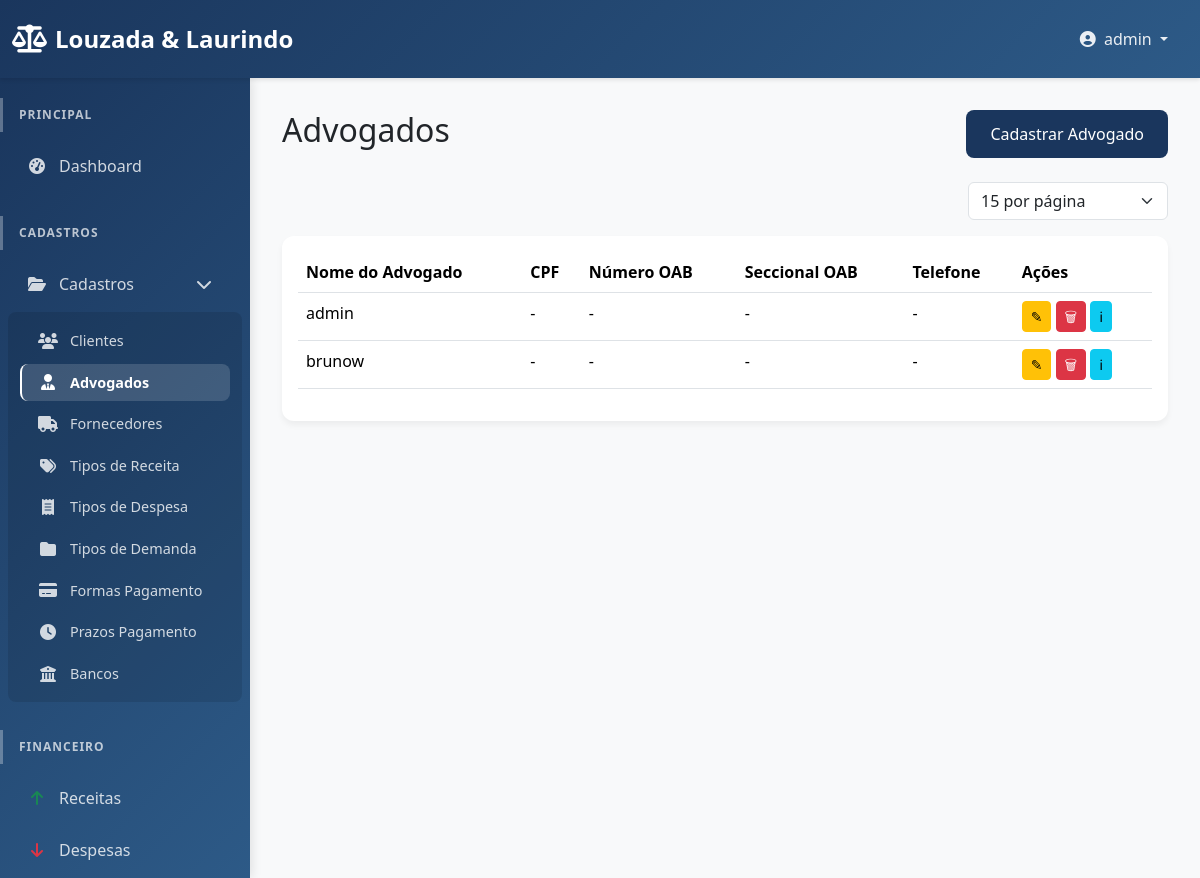
Page /dashboard/lawyers/ (signed in) on the committed database.
### users/models.py (models this page shows, shortened)
class Lawyer(AbstractUser):
    cpf = models.CharField(max_length=14, unique=True, blank=True, null=True, verbose_name="CPF")
    oab_number = models.CharField(max_length=20, blank=True, null=True, verbose_name="Número OAB")
    STATE_CHOICES = [
        ('AC', 'Acre'), ('AL', 'Alagoas'), ('AP', 'Amapá'), ('AM', 'Amazonas'),
        ('BA', 'Bahia'), ('CE', 'Ceará'), ('DF', 'Distrito Federal'), ('ES', 'Espírito Santo'),
        ('GO', 'Goiás'), ('MA', 'Maranhão'), ('MT', 'Mato Grosso'), ('MS', 'Mato Grosso do Sul'),
        ('MG', 'Minas Gerais'), ('PA', 'Pará'), ('PB', 'Paraíba'), ('PR', 'Paraná'),
        ('PE', 'Pernambuco'), ('PI', 'Piauí'), ('RJ', 'Rio de Janeiro'), ('RN', 'Rio Grande do Norte'),
        ('RS', 'Rio Grande do Sul'), ('RO', 'Rondônia'), ('RR', 'Roraima'), ('SC', 'Santa Catarina'),
        ('SP', 'São Paulo'), ('SE', 'Sergipe'), ('TO', 'Tocantins'),
    ]
    oab_section = models.CharField(max_length=2, choices=STATE_CHOICES, blank=True, null=True, verbose_name="Seccional OAB")
    phone = models.CharField(max_length=20, blank=True, null=True, verbose_name="Telefone")
    pix_key = models.CharField(max_length=255, blank=True, null=True, verbose_name="Chave PIX")
    professional_address = models.TextField(blank=True, null=True, verbose_name="Endereço Profissional")
    registration_date = models.DateField(default=timezone.now, verbose_name="Data de Cadastro")
    enable_publications = models.BooleanField(default=False, verbose_name="Publicações Ativadas")
    enable_login = models.BooleanField(default=True, verbose_name="Login Ativado")
    groups = models.ManyToManyField(
        'auth.Group',
        verbose_name='groups',
        blank=True,
        help_text='The groups this user belongs to. A user will get all permissions granted to each of their groups.',
        related_name="lawyer_set",
        related_query_name="lawyer",
    )
    user_permissions = models.ManyToManyField(
        'auth.Permission',
        verbose_name='user permissions',
        blank=True,
        help_text='Specific permissions for this user.',
        related_name="lawyer_set",
        related_query_name="lawyer",
    )

### dashboard/views.py (the view)
# urls.py: path('lawyers/', views.advogado_list, name='lawyers'),
@login_required
def advogado_list(request):
    advogados = Lawyer.objects.filter(is_active=True).order_by('username')
    page_size = request.GET.get('page_size', 15)
    try:
        page_size = int(page_size)
    except ValueError:
        page_size = 15
    paginator = Paginator(advogados, page_size)
    page_number = request.GET.get('page')
    page_obj = paginator.get_page(page_number)
    return render(request, 'dashboard/advogado_list.html', {
        'page_obj': page_obj,
        'page_size': page_size
    })

### dashboard/templates/dashboard/advogado_list.html (shortened to what this page needs)
{% extends 'base.html' %}
{% block content %}
    <div class="d-flex justify-content-between align-items-center mb-4">
        <h1 class="h2">Advogados</h1>
        <a href="{% url 'dashboard:lawyer_create' %}" class="btn btn-primary">Cadastrar Advogado</a>
    </div>
    <div class="d-flex justify-content-end mb-3">
        <select class="form-select" style="width: 200px;" onchange="window.location.href=this.value">
            <option value="?page_size=15" {% if page_size == 15 %}selected{% endif %}>15 por página</option>
        </select>
    </div>
    <div class="card">
        <div class="card-body">
            <div class="table-responsive">
                <table class="table table-hover">
                    <thead>
                        <tr>
                            <th>Nome do Advogado</th>
                            <th>CPF</th>
                            <th>Número OAB</th>
                            <th>Seccional OAB</th>
                            <th>Telefone</th>
                            <th>Ações</th>
                        </tr>
                    </thead>
                    <tbody>
                        {% for advogado in page_obj %}
                        <tr>
                            <td>{{ advogado.get_full_name|default:advogado.username }}</td>
                            <td>{{ advogado.cpf|default:"-" }}</td>
                            <td>{{ advogado.oab_number|default:"-" }}</td>
                            <td>{{ advogado.get_oab_section_display|default:"-" }}</td>
                            <td>{{ advogado.phone|default:"-" }}</td>
                            <td>
                                <a href="{% url 'dashboard:lawyer_edit' advogado.id %}" class="btn btn-sm btn-warning">✎</a>
                                <a href="{% url 'dashboard:lawyer_delete' advogado.id %}" class="btn btn-sm btn-danger" onclick="return confirm('Tem certeza que deseja excluir este advogado?');">🗑</a>
                                <a href="{% url 'dashboard:lawyer_detail' advogado.id %}" class="btn btn-sm btn-info">ℹ</a>
                            </td>
                        </tr>
                        {% empty %}
                        <tr>
                            <td colspan="6" class="text-center">Nenhum advogado cadastrado.</td>
                        </tr>
                        {% endfor %}
                    </tbody>
                </table>
            </div>
        </div>
    </div>
{% endblock %}

### templates/base.html (shortened to what this page needs)
<!doctype html>
<html lang="pt-BR">
<head>
    <link href="https://cdn.jsdelivr.net/npm/bootstrap@5.3.3/dist/css/bootstrap.min.css" rel="stylesheet">
    <link href="https://cdnjs.cloudflare.com/ajax/libs/font-awesome/6.4.0/css/all.min.css" rel="stylesheet">
    {% load static %}
    <link href="{% static 'dashboard/css/custom.css' %}" rel="stylesheet">
</head>
<body>
    {% if user.is_authenticated %}
    <nav class="navbar navbar-expand-lg navbar-dark sticky-top">
        <div class="container-fluid">
            <a class="navbar-brand" href="{% url 'dashboard:home' %}">
                <i class="fas fa-balance-scale"></i>
                Louzada & Laurindo
            </a>
            <div class="collapse navbar-collapse" id="navbarNav">
                <ul class="navbar-nav ms-auto">
                    <li class="nav-item dropdown">
                        <a class="nav-link dropdown-toggle" href="#" id="navbarDropdown" role="button" data-bs-toggle="dropdown" aria-expanded="false">
                            <i class="fas fa-user-circle me-1"></i>
                            {{ user.get_full_name|default:user.username }}
                        </a>
                    </li>
                </ul>
            </div>
        </div>
    </nav>
    <div class="d-flex">
        <div class="offcanvas-lg offcanvas-start sidebar" tabindex="-1" id="sidebarMenu" aria-labelledby="sidebarMenuLabel">
            <div class="offcanvas-body d-flex flex-column">
                <nav class="nav flex-column flex-grow-1">
                    <div class="nav-section">
                        <div class="nav-section-title">Principal</div>
                        <ul class="nav flex-column">
                            <li class="nav-item">
                                <a class="nav-link {% if request.resolver_match.url_name == 'home' %}active{% endif %}" href="{% url 'dashboard:home' %}">
                                    <i class="fas fa-tachometer-alt"></i>
                                    Dashboard
                                </a>
                            </li>
                        </ul>
                    </div>
                    <div class="nav-section">
                        <div class="nav-section-title">Cadastros</div>
                        <ul class="nav flex-column">
                            <li class="nav-item">
                                <a class="nav-link" data-bs-toggle="collapse" href="#cadastros-submenu" role="button" aria-expanded="true" aria-controls="cadastros-submenu">
                                    <i class="fas fa-folder-open"></i>
                                    Cadastros
                                    <i class="fas fa-chevron-down ms-auto"></i>
                                </a>
                                <div class="collapse show submenu" id="cadastros-submenu">
                                    <ul class="nav flex-column">
                                        <li class="nav-item">
                                            <a class="nav-link {% if request.resolver_match.url_name == 'clients' %}active{% endif %}" href="{% url 'dashboard:clients' %}">
                                                <i class="fas fa-users"></i>
                                                Clientes
                                            </a>
                                        </li>
                                        <li class="nav-item">
                                            <a class="nav-link {% if request.resolver_match.url_name == 'lawyers' %}active{% endif %}" href="{% url 'dashboard:lawyers' %}">
                                                <i class="fas fa-user-tie"></i>
                                                Advogados
                                            </a>
                                        </li>
                                        <li class="nav-item">
                                            <a class="nav-link" href="#">
                                                <i class="fas fa-truck"></i>
                                                Fornecedores
                                            </a>
                                        </li>
                                        <li class="nav-item">
                                            <a class="nav-link {% if request.resolver_match.url_name == 'tipo_receita_list' %}active{% endif %}" href="{% url 'dashboard:tipo_receita_list' %}">
                                                <i class="fas fa-tags"></i>
                                                Tipos de Receita
                                            </a>
                                        </li>
                                        <li class="nav-item">
                                            <a class="nav-link {% if request.resolver_match.url_name == 'tipo_despesa_list' %}active{% endif %}" href="{% url 'dashboard:tipo_despesa_list' %}">
                                                <i class="fas fa-receipt"></i>
                                                Tipos de Despesa
                                            </a>
                                        </li>
                                        <li class="nav-item">
                                            <a class="nav-link" href="#">
                                                <i class="fas fa-folder"></i>
                                                Tipos de Demanda
                                            </a>
                                        </li>
                                        <li class="nav-item">
                                            <a class="nav-link {% if request.resolver_match.url_name == 'forma_pagamento_list' %}active{% endif %}" href="{% url 'dashboard:forma_pagamento_list' %}">
                                                <i class="fas fa-credit-card"></i>
                                                Formas Pagamento
                                            </a>
                                        </li>
                                        <li class="nav-item">
                                            <a class="nav-link {% if request.resolver_match.url_name == 'prazo_pagamento_list' %}active{% endif %}" href="{% url 'dashboard:prazo_pagamento_list' %}">
                                                <i class="fas fa-clock"></i>
                                                Prazos Pagamento
                                            </a>
                                        </li>
                                        <li class="nav-item">
                                            <a class="nav-link {% if request.resolver_match.url_name == 'banco_list' %}active{% endif %}" href="{% url 'dashboard:banco_list' %}">
                                                <i class="fas fa-university"></i>
                                                Bancos
                                            </a>
                                        </li>
                                    </ul>
                                </div>
                            </li>
                        </ul>
                    </div>
                    <div class="nav-section">
                        <div class="nav-section-title">Financeiro</div>
                        <ul class="nav flex-column">
                            <li class="nav-item">
                                <a class="nav-link {% if request.resolver_match.url_name == 'receitas' %}active{% endif %}" href="{% url 'dashboard:receitas' %}">
                                    <i class="fas fa-arrow-up text-success"></i>
                                    Receitas
                                </a>
                            </li>
                            <li class="nav-item">
                                <a class="nav-link" href="#">
                                    <i class="fas fa-arrow-down text-danger"></i>
                                    Despesas
                                </a>
                            </li>
                        </ul>
                    </div>
                </nav>
            </div>
        </div>
        <div class="main-content flex-grow-1">
            {% block content %}
            {% endblock %}
        </div>
    </div>
    {% else %}
    <div class="container-fluid h-100">
    </div>
    {% endif %}
</body>
</html>

### dashboard/static/dashboard/css/custom.css (style rules this page uses)
.sidebar { flex: 0 0 250px; background-color: #343a40; color: white; padding-top: 20px; height: 100vh; overflow-y: auto; position: sticky; top: 0; }
.sidebar a { color: white; text-decoration: none; display: block; padding: 10px 15px; }
.sidebar .nav-link { padding-left: 25px; }
.main-content { flex-grow: 1; padding: 20px; overflow-y: auto; }

### templates/base.html (style rules this page uses)
:root { --primary-color: #1a365d; --secondary-color: #2d5a87; --success-color: #28a745; --warning-color: #ffc107; --danger-color: #dc3545; --info-color: #17a2b8; --sidebar-width: 280px; }
body { font-family: 'Segoe UI', Tahoma, Geneva, Verdana, sans-serif; background-color: #f8f9fa; }
.navbar { background: linear-gradient(135deg, var(--primary-color) 0%, var(--secondary-color) 100%) !important; box-shadow: 0 2px 4px rgba(0,0,0,0.1); padding: 1rem 0; }
.navbar-brand { font-weight: 600; font-size: 1.5rem; color: white !important; display: flex; align-items: center; gap: 0.5rem; }
.navbar-brand i { font-size: 1.75rem; }
.navbar-nav .nav-link { color: rgba(255,255,255,0.9) !important; font-weight: 500; padding: 0.5rem 1rem !important; border-radius: 8px; transition: all 0.3s ease; margin: 0 0.25rem; }
.sidebar { width: var(--sidebar-width) !important; background: linear-gradient(135deg, var(--primary-color) 0%, var(--secondary-color) 100%) !important; border: none !important; box-shadow: 2px 0 10px rgba(0,0,0,0.1); }
.offcanvas-body { padding: 1.5rem 0; }
.nav-section { margin-bottom: 1.5rem; }
.nav-section-title { padding: 0.5rem 1rem; font-size: 0.75rem; text-transform: uppercase; letter-spacing: 1px; color: rgba(255,255,255,0.7); font-weight: 600; margin-bottom: 0.5rem; border-left: 3px solid rgba(255,255,255,0.3); }
.sidebar .nav-link { color: rgba(255,255,255,0.8) !important; padding: 0.75rem 1rem !important; margin: 0.125rem 0.5rem !important; border-radius: 8px !important; transition: all 0.3s ease; display: flex; align-items: center; font-weight: 500; border-left: 3px solid transparent; }
.sidebar .nav-link.active { color: white !important; background-color: rgba(255,255,255,0.15) !important; border-left-color: white; font-weight: 600; }
.sidebar .nav-link i { width: 20px; margin-right: 12px; text-align: center; font-size: 1rem; }
.submenu { background-color: rgba(0,0,0,0.1); border-radius: 8px; margin: 0.25rem 0.5rem; padding: 0.5rem 0; }
.submenu .nav-link { margin: 0.125rem 0.75rem !important; padding: 0.5rem 1rem !important; font-size: 0.9rem; border-left: 2px solid transparent; }
.submenu .nav-link.active { border-left-color: white; }
.main-content { padding: 2rem !important; min-height: 100vh; background-color: #f8f9fa; }
.card { border: none; border-radius: 12px; box-shadow: 0 4px 6px rgba(0,0,0,0.05); transition: all 0.3s ease; }
.btn-primary { background: var(--primary-color); border: none; border-radius: 8px; padding: 0.75rem 1.5rem; font-weight: 500; transition: all 0.3s ease; }

### rows in the picture
Lawyer: get_full_name "admin", cpf "-", oab_number "-", oab_section "-", phone "-"
Lawyer: get_full_name "brunow", cpf "-", oab_number "-", oab_section "-", phone "-"
